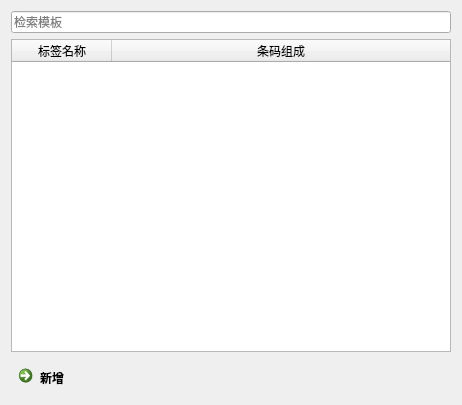
<?xml version="1.0" encoding="UTF-8"?>
<ui version="4.0">
 <class>Dialog</class>
 <widget class="QDialog" name="Dialog">
  <property name="geometry">
   <rect>
    <x>0</x>
    <y>0</y>
    <width>462</width>
    <height>405</height>
   </rect>
  </property>
  <property name="windowTitle">
   <string>模板仓库</string>
  </property>
  <layout class="QVBoxLayout" name="verticalLayout">
   <item>
    <widget class="QLineEdit" name="lE_serch">
     <property name="placeholderText">
      <string>检索模板</string>
     </property>
    </widget>
   </item>
   <item>
    <widget class="QTableWidget" name="tW_btw_base">
     <attribute name="horizontalHeaderStretchLastSection">
      <bool>true</bool>
     </attribute>
     <column>
      <property name="text">
       <string>标签名称</string>
      </property>
     </column>
     <column>
      <property name="text">
       <string>条码组成</string>
      </property>
     </column>
    </widget>
   </item>
   <item>
    <widget class="QCommandLinkButton" name="cLK_add_btw">
     <property name="text">
      <string>新增</string>
     </property>
    </widget>
   </item>
  </layout>
 </widget>
 <resources/>
 <connections/>
</ui>
